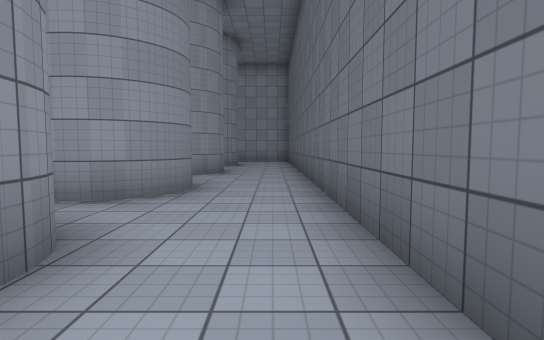
[1] (above)

19 first-person views from a walk through a Unity game level. The camera is 1.3 m above the floor, tilts 4° down and sees 80° across. The floor is counted in squares, 2 m on a side. Each view is taken from the middle of a square. On the plan, view 1 faces up. The plan holds only what a view shows up to about 10 squares ahead; the rest is blank. The place goes on beyond the plan. The player character is not drawn. Surface patterns are stand-ins for the level's own textures.

[2]
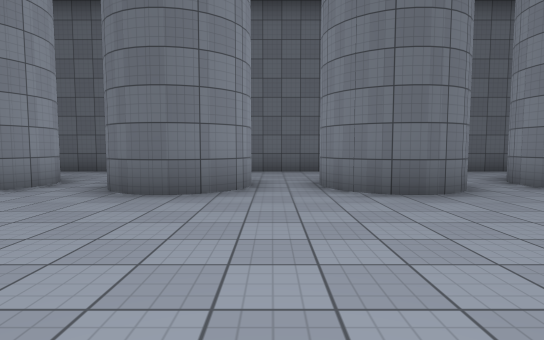

[3]
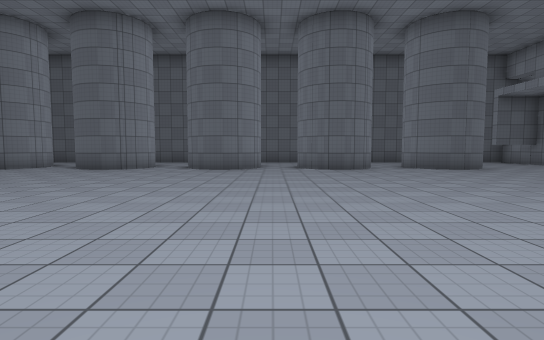

[4]
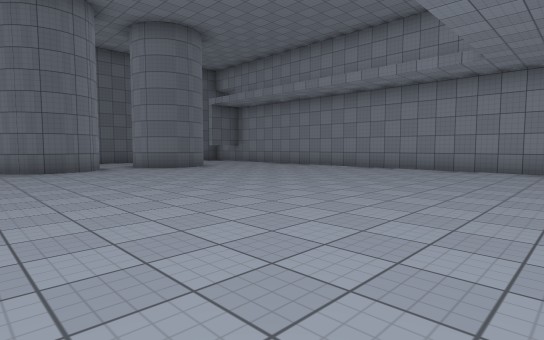

[5]
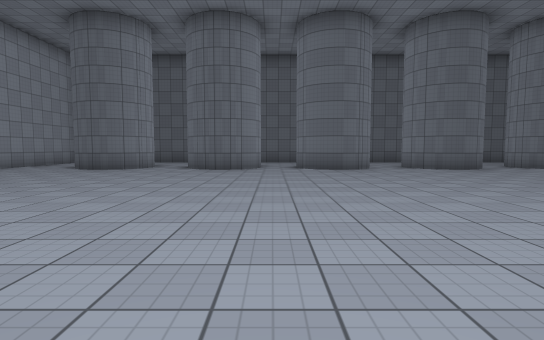

[6]
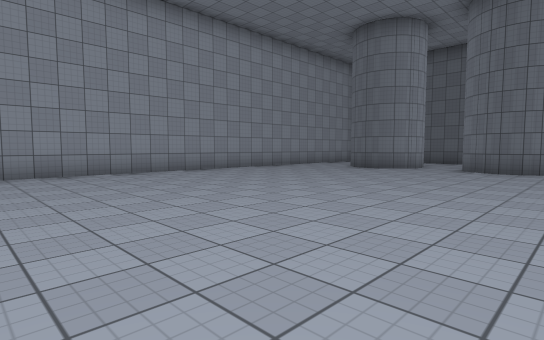

[7]
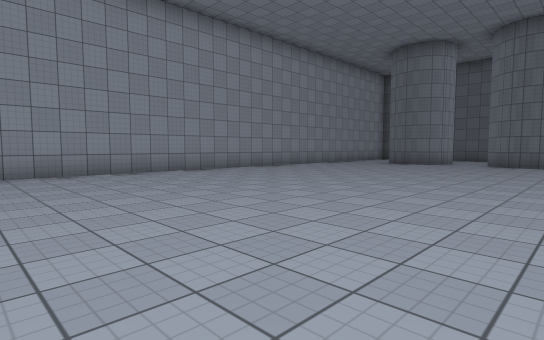

[8]
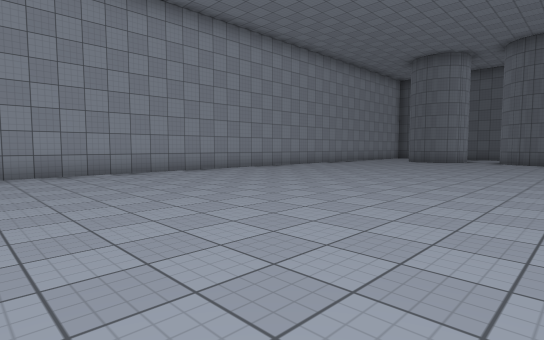

[9]
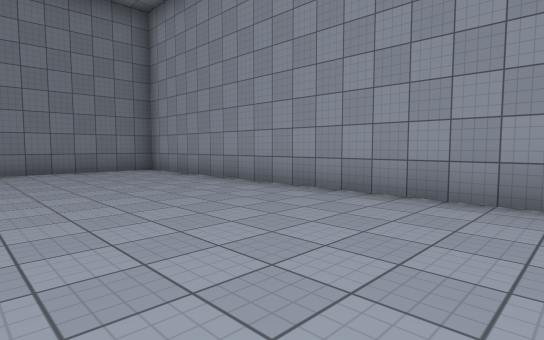

[10]
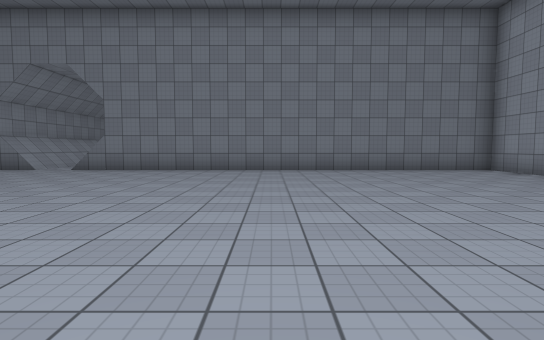

[11]
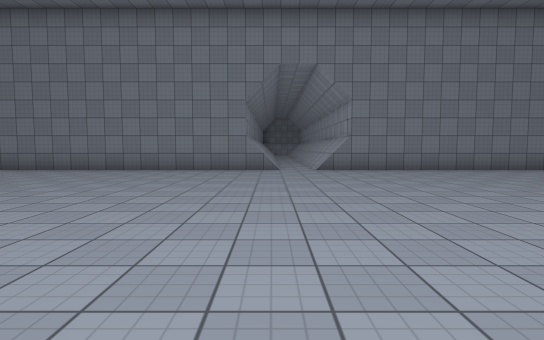

[12]
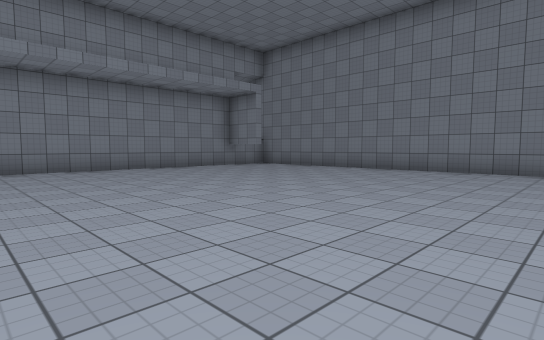

[13]
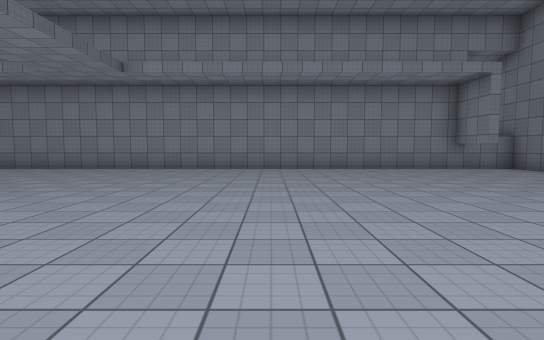

[14]
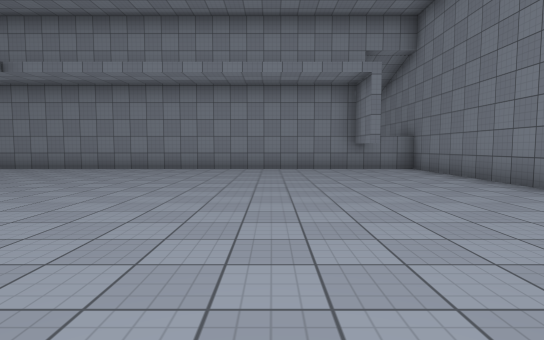

[15]
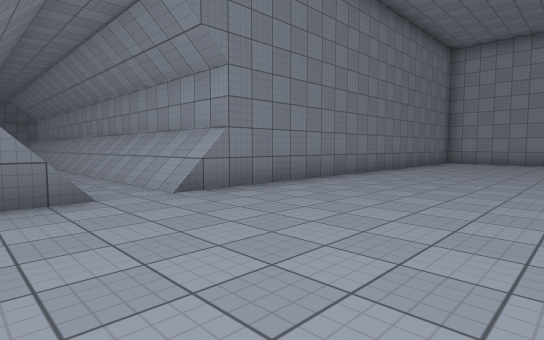

[16]
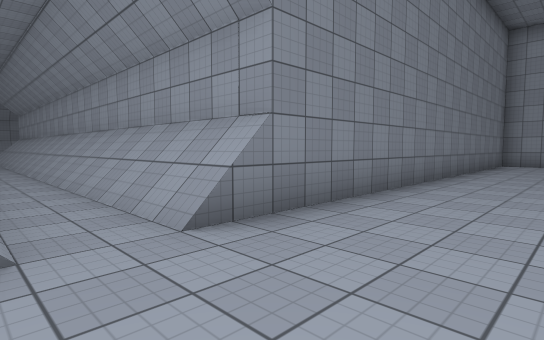

[17]
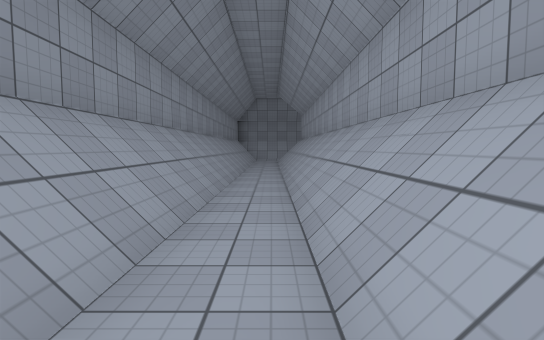

[18]
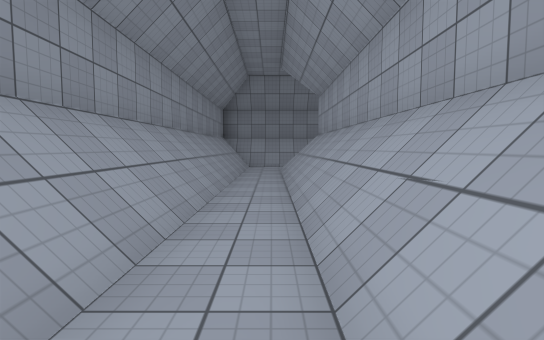

[19]
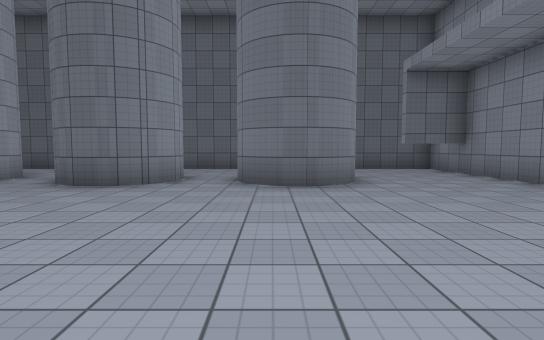

### Floor plan
Key: @ floor where view 1 was taken; # wall or solid block; . floor; / step, stairs or slope.
Columns run from 41 left of view 1 to 1 right of it. Each row starts with its distance up from view 1.
 16                 ###################   #
 15                 #..................   .
 14                 #......................
 13                 #.....................#
 12                 #.....................#
 11                 #.....................#
 10                 #.........................#
  9                 #.....................##..#
  8                 #.....................##..#
  7                 #.........................#
  6                 #.......     .........# ..#
  5   ###############.......      ........##..#
  4  /////////////////.......      .......##..#
  3 ..........................     ...........#
  2 //////////////////.........   ........##..#
  1 ##############  #.........   .........##..#
  0                 #.......... .............@#
 -1                 #.......... ..........##..#
 -2                 #.......... ..........##  #
 -3                 #.....................##..#
 -4                 #.........................#
 -5                 #.....................##..#
 -6                 #.....................#  .#
 -7                 #.........................#
 -8                 #.........................#
 -9                 #.#...............  ....#.#
-10                 #################     #####

Positions as (right, up) in squares from view 1, and headings:
1: (0, 0), facing up
2: (-8, 0), facing right
3: (-13, 0), facing right
4: (-13, 0), facing down-right
5: (-13, 7), facing right
6: (-13, 7), facing up-right
7: (-16, 7), facing up-right
8: (-18, 7), facing up-right
9: (-15, 11), facing up-left
10: (-15, 9), facing left
11: (-15, 2), facing left
12: (-15, 0), facing down-left
13: (-17, 0), facing down
14: (-20, 0), facing down
15: (-20, 1), facing up-left
16: (-22, 2), facing up-left
17: (-26, 3), facing left
18: (-31, 3), facing left
19: (-9, -5), facing right
